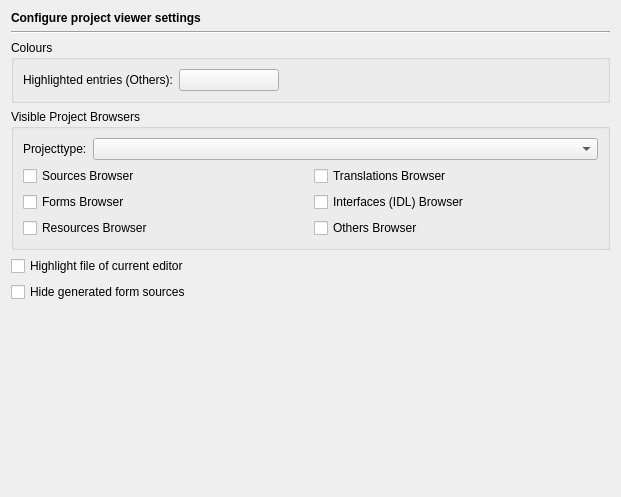
<ui version="4.0" >
 <class>ProjectBrowserPage</class>
 <widget class="QWidget" name="ProjectBrowserPage" >
  <property name="geometry" >
   <rect>
    <x>0</x>
    <y>0</y>
    <width>617</width>
    <height>497</height>
   </rect>
  </property>
  <layout class="QVBoxLayout" name="verticalLayout" >
   <item>
    <widget class="QLabel" name="headerLabel" >
     <property name="text" >
      <string>&lt;b>Configure project viewer settings&lt;/b></string>
     </property>
    </widget>
   </item>
   <item>
    <widget class="Line" name="line8" >
     <property name="frameShape" >
      <enum>QFrame::HLine</enum>
     </property>
     <property name="frameShadow" >
      <enum>QFrame::Sunken</enum>
     </property>
     <property name="orientation" >
      <enum>Qt::Horizontal</enum>
     </property>
    </widget>
   </item>
   <item>
    <widget class="QGroupBox" name="groupBox" >
     <property name="title" >
      <string>Colours</string>
     </property>
     <layout class="QHBoxLayout" name="horizontalLayout" >
      <item>
       <widget class="QLabel" name="label" >
        <property name="text" >
         <string>Highlighted entries (Others):</string>
        </property>
       </widget>
      </item>
      <item>
       <widget class="QPushButton" name="pbHighlightedButton" >
        <property name="minimumSize" >
         <size>
          <width>100</width>
          <height>0</height>
         </size>
        </property>
        <property name="toolTip" >
         <string>Select the colour for highlighted entries in the Others viewer.</string>
        </property>
        <property name="text" >
         <string/>
        </property>
       </widget>
      </item>
      <item>
       <spacer>
        <property name="orientation" >
         <enum>Qt::Horizontal</enum>
        </property>
        <property name="sizeHint" stdset="0" >
         <size>
          <width>40</width>
          <height>20</height>
         </size>
        </property>
       </spacer>
      </item>
     </layout>
    </widget>
   </item>
   <item>
    <widget class="QGroupBox" name="pbGroup" >
     <property name="title" >
      <string>Visible Project Browsers</string>
     </property>
     <layout class="QVBoxLayout" >
      <item>
       <layout class="QHBoxLayout" >
        <item>
         <widget class="QLabel" name="label_6" >
          <property name="text" >
           <string>Projecttype:</string>
          </property>
         </widget>
        </item>
        <item>
         <widget class="QComboBox" name="projectTypeCombo" >
          <property name="sizePolicy" >
           <sizepolicy vsizetype="Fixed" hsizetype="Expanding" >
            <horstretch>0</horstretch>
            <verstretch>0</verstretch>
           </sizepolicy>
          </property>
          <property name="toolTip" >
           <string>Select the project type to be configured</string>
          </property>
         </widget>
        </item>
       </layout>
      </item>
      <item>
       <layout class="QGridLayout" >
        <item row="0" column="0" >
         <widget class="QCheckBox" name="sourcesBrowserCheckBox" >
          <property name="toolTip" >
           <string>Select to show the sources browser</string>
          </property>
          <property name="text" >
           <string>Sources Browser</string>
          </property>
         </widget>
        </item>
        <item row="0" column="1" >
         <widget class="QCheckBox" name="translationsBrowserCheckBox" >
          <property name="toolTip" >
           <string>Select to show the translations browser</string>
          </property>
          <property name="text" >
           <string>Translations Browser</string>
          </property>
         </widget>
        </item>
        <item row="1" column="0" >
         <widget class="QCheckBox" name="formsBrowserCheckBox" >
          <property name="toolTip" >
           <string>Select to show the forms browser</string>
          </property>
          <property name="text" >
           <string>Forms Browser</string>
          </property>
         </widget>
        </item>
        <item row="1" column="1" >
         <widget class="QCheckBox" name="interfacesBrowserCheckBox" >
          <property name="toolTip" >
           <string>Select to show the interfaces (IDL) browser</string>
          </property>
          <property name="text" >
           <string>Interfaces (IDL) Browser</string>
          </property>
         </widget>
        </item>
        <item row="2" column="0" >
         <widget class="QCheckBox" name="resourcesBrowserCheckBox" >
          <property name="toolTip" >
           <string>Select to show the resources browser</string>
          </property>
          <property name="text" >
           <string>Resources Browser</string>
          </property>
         </widget>
        </item>
        <item row="2" column="1" >
         <widget class="QCheckBox" name="othersBrowserCheckBox" >
          <property name="toolTip" >
           <string>Select to show the browser for other files</string>
          </property>
          <property name="text" >
           <string>Others Browser</string>
          </property>
         </widget>
        </item>
       </layout>
      </item>
     </layout>
    </widget>
   </item>
   <item>
    <widget class="QCheckBox" name="followEditorCheckBox" >
     <property name="toolTip" >
      <string>Select to make the project browsers highlight the file of the current editor.</string>
     </property>
     <property name="text" >
      <string>Highlight file of current editor</string>
     </property>
    </widget>
   </item>
   <item>
    <widget class="QCheckBox" name="hideGeneratedCheckBox" >
     <property name="toolTip" >
      <string>Select to hide sources generated from form files</string>
     </property>
     <property name="text" >
      <string>Hide generated form sources</string>
     </property>
    </widget>
   </item>
   <item>
    <spacer>
     <property name="orientation" >
      <enum>Qt::Vertical</enum>
     </property>
     <property name="sizeHint" stdset="0" >
      <size>
       <width>599</width>
       <height>21</height>
      </size>
     </property>
    </spacer>
   </item>
  </layout>
 </widget>
 <tabstops>
  <tabstop>pbHighlightedButton</tabstop>
  <tabstop>projectTypeCombo</tabstop>
  <tabstop>sourcesBrowserCheckBox</tabstop>
  <tabstop>formsBrowserCheckBox</tabstop>
  <tabstop>resourcesBrowserCheckBox</tabstop>
  <tabstop>translationsBrowserCheckBox</tabstop>
  <tabstop>interfacesBrowserCheckBox</tabstop>
  <tabstop>othersBrowserCheckBox</tabstop>
  <tabstop>followEditorCheckBox</tabstop>
  <tabstop>hideGeneratedCheckBox</tabstop>
 </tabstops>
 <resources/>
 <connections/>
</ui>
